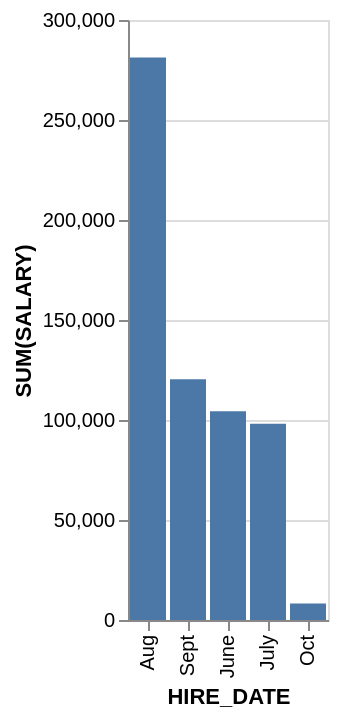

This figure's Vega-Lite source:
### Vega-Lite specification from a JSON file in a GitHub repository (floating-point values rounded to 4 significant figures)
{"data": {"values": [{"x_data": "Aug", "y_data": 281300}, {"x_data": "Sept", "y_data": 120400}, {"x_data": "June", "y_data": 104400}, {"x_data": "July", "y_data": 98100}, {"x_data": "Oct", "y_data": 8300}]}, "mark": "bar", "encoding": {"x": {"field": "x_data", "type": "nominal", "title": "HIRE_DATE", "sort": {"op": "sum", "field": "y_data", "order": "descending"}}, "y": {"field": "y_data", "type": "quantitative", "title": "SUM(SALARY)"}}}
